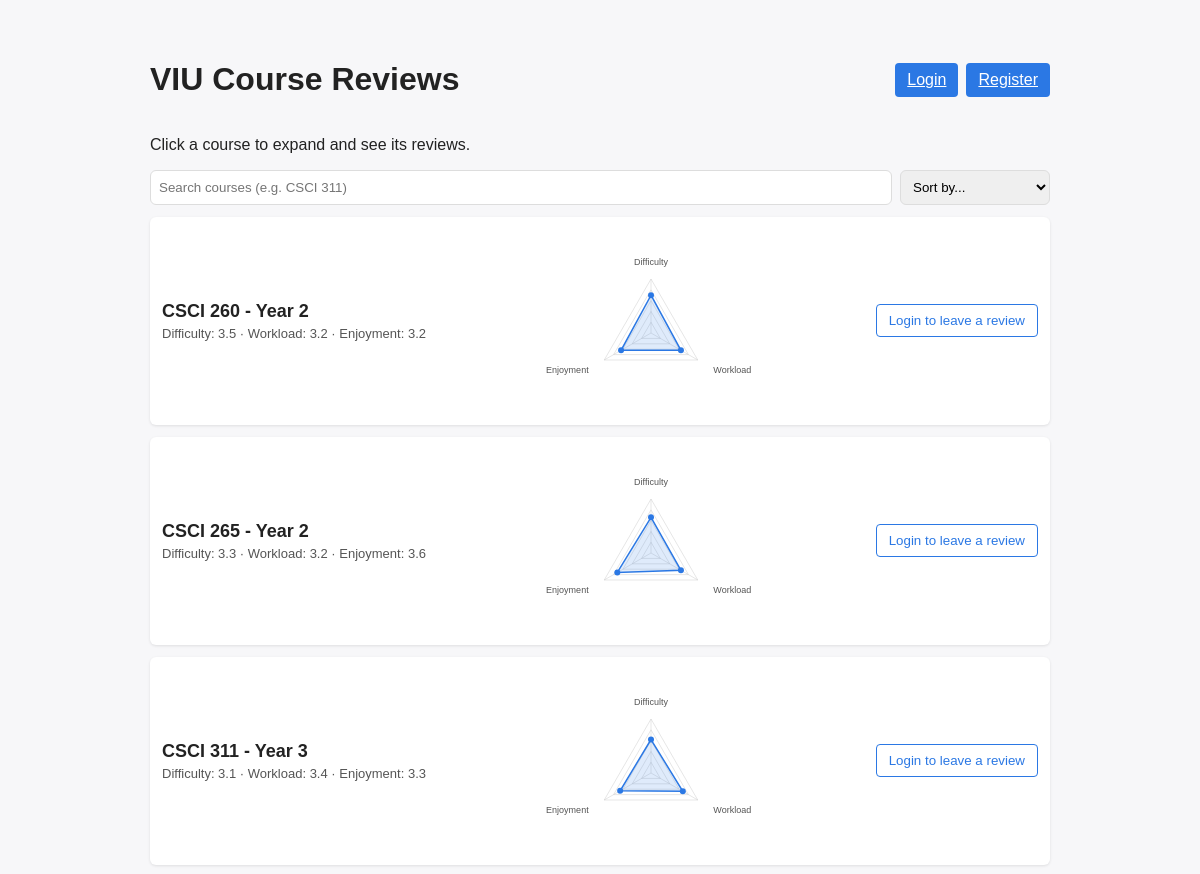
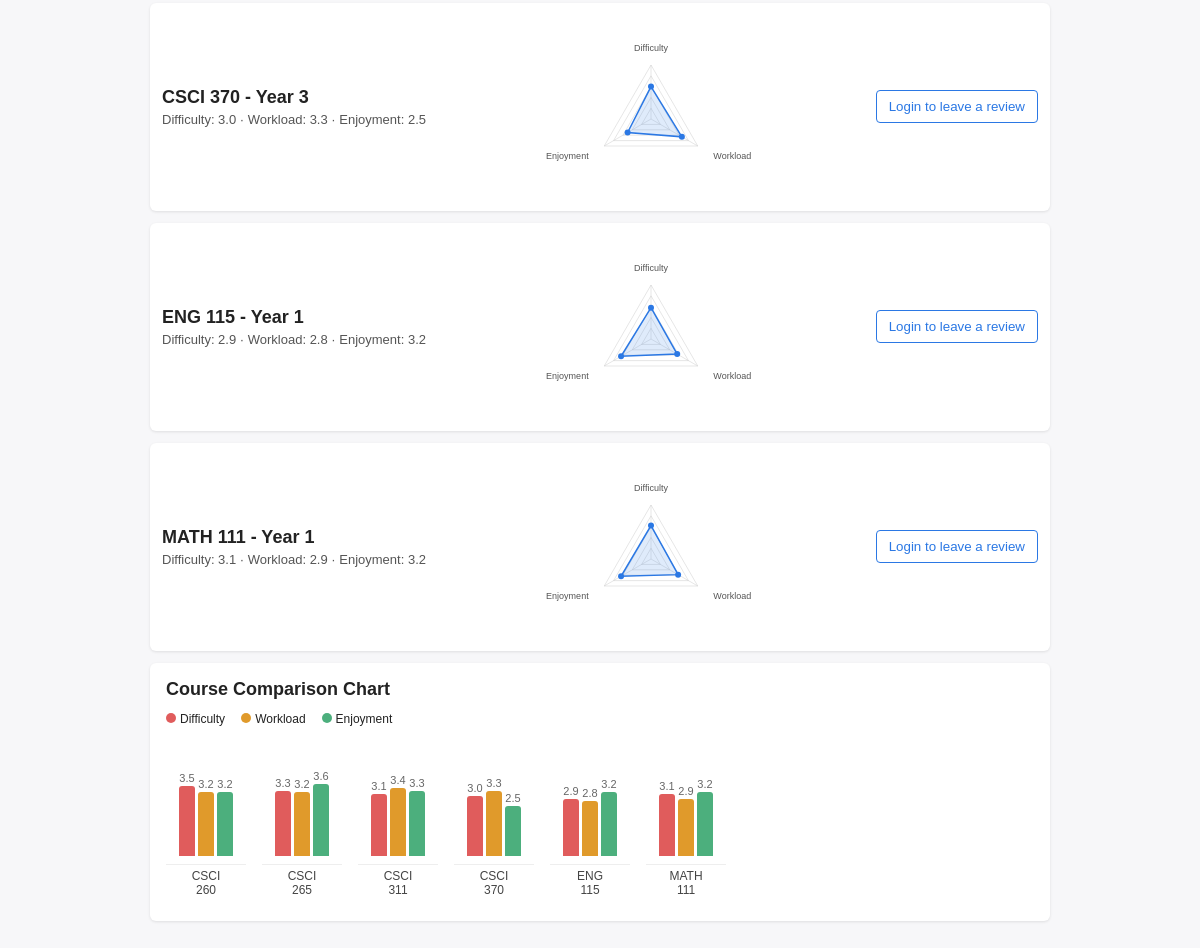
The page / on the database its author committed (2 pictures, top to bottom).
### app.py (models this page shows)
class CourseModel(db.Model):
    id = db.Column(db.Integer, primary_key=True)  # course number e.g. 311
    program = db.Column(db.String(32), nullable=False)  # e.g. CSCI
    courseYear = db.Column(db.Integer, nullable=False)
    reviews = db.relationship('ReviewModel', backref='course', cascade='all, delete-orphan', lazy=True)
    def average_ratings(self):
        if not self.reviews:
            return {'difficulty': None, 'workLoad': None, 'enjoyment': None}
        count = len(self.reviews)
        avg_d = sum(r.difficulty for r in self.reviews) / count
        avg_w = sum(r.workLoad for r in self.reviews) / count
        avg_e = sum(r.enjoyment for r in self.reviews) / count
        return {
            'difficulty': round(avg_d, 1),
            'workLoad': round(avg_w, 1),
            'enjoyment': round(avg_e, 1)
        }

### app.py (the view)
@app.route('/')
def home():
    courses = get_courses()
    return render_template('home.html', courses=courses)

### app.py (called while the page is built)
def get_courses():
    courses = {}
    for c in CourseModel.query.order_by(CourseModel.program, CourseModel.id).all():
        courses[c.id] = c
    return courses

### templates/home.html (shortened to what this page needs)
<!DOCTYPE html>
<html>
<head>
</head>
<body>
    <div class="container">
        <div class="header">
            <h1>VIU Course Reviews</h1>
            <div style="display: flex; gap: 8px; align-items: center;">
                {% if current_user.is_authenticated %}
                {% for role in current_user.roles %}
                {% if role.name == 'Admin' %}
                <form action="{{ url_for('genReviews') }}" method="POST">
                    <button class="btn" type="submit">Generate Reviews</button>
                </form>
                <form action="{{ url_for('delReviews') }}" method="POST">
                    <button class="btn" type="submit">Delete Reviews</button>
                </form>
                {% endif %}
                {% endfor %}
                <span style="color: #666; font-size: 14px;">Logged in as: {{ current_user.username }}</span>
                <button class="btn" onclick="location.href='/createReview'">Leave a Review</button>
                <a class="btn" href="/logout">Logout</a>
                {% else %}
                <a class="btn" href="/login">Login</a>
                <a class="btn" href="/register">Register</a>
                {% endif %}
            </div>
        </div>
        <p>Click a course to expand and see its reviews.</p>
        <div style="margin: 12px 0; display: flex; gap: 8px;">
            <input id="course-search" placeholder="Search courses (e.g. CSCI 311)"
                   style="flex: 1; padding: 8px; border-radius: 6px; border: 1px solid #ddd;" />
            <select id="course-sort" style="padding: 8px; border-radius: 6px; border: 1px solid #ddd;">
                <option value="">Sort by...</option>
            </select>
        </div>
        <div id="course-list">
            {% for num, c in courses.items() %}
            {% set avg = c.average_ratings() %}
            <div class="card"
                 data-search="{{ c.program }} {{ c.id }}"
                 data-difficulty="{{ avg.difficulty if avg.difficulty is not none else '' }}"
                 data-workload="{{ avg.workLoad if avg.workLoad is not none else '' }}"
                 data-enjoyment="{{ avg.enjoyment if avg.enjoyment is not none else '' }}">
                <details>
                    <summary>
                        <div class="course-row">
                            <div>
                                <div class="course-title">{{ c.program }} {{ c.id }} - Year {{ c.courseYear }}</div>
                                <div style="font-size: 13px; color: #555; margin-top: 4px;">
                                    {% if avg.difficulty is not none %}
                                    Difficulty: {{ avg.difficulty }} · Workload: {{ avg.workLoad }} · Enjoyment: {{ avg.enjoyment }}
                                    {% else %}
                                    No ratings yet
                                    {% endif %}
                                </div>
                            </div>
                            <div class="triangle-chart"
                                 data-difficulty="{{ avg.difficulty if avg.difficulty is not none else 0 }}"
                                 data-workload="{{ avg.workLoad if avg.workLoad is not none else 0 }}"
                                 data-enjoyment="{{ avg.enjoyment if avg.enjoyment is not none else 0 }}">
                            </div>
                            {% if current_user.is_authenticated %}
                            <button class="btn outline" onclick="location.href='/createReview?course={{ c.id }}'; event.stopPropagation();">
                                Add Review
                            </button>
                            {% else %}
                            <button class="btn outline" onclick="location.href='/login'; event.stopPropagation();">
                                Login to leave a review
                            </button>
                            {% endif %}
                        </div>
                    </summary>
                </details>
            </div>
            {% endfor %}
        </div>
        <div class="chart-card">
            <details open>
                <summary style="list-style: none; font-size: 18px; font-weight: 600;">
                    Course Comparison Chart
                </summary>
                <div style="margin-top: 12px;">
                    <div class="chart-legend">
                        <span><span class="legend-dot" style="background:#e05c5c;"></span>Difficulty</span>
                        <span><span class="legend-dot" style="background:#e09a2b;"></span>Workload</span>
                        <span><span class="legend-dot" style="background:#4caf7d;"></span>Enjoyment</span>
                    </div>
                    {% set has_any = namespace(value=false) %}
                    {% for num, c in courses.items() %}
                    {% set avg = c.average_ratings() %}
                    {% if avg.difficulty is not none %}{% set has_any.value = true %}{% endif %}
                    {% endfor %}
                    {% if has_any.value %}
                    <div class="chart-body">
                        {% for num, c in courses.items() %}
                        {% set avg = c.average_ratings() %}
                        {% if avg.difficulty is not none %}
                        <div class="chart-course">
                            <div class="chart-bars-group">
                                <div class="bar-col">
                                    <span class="bar-val">{{ avg.difficulty }}</span>
                                    <div class="bar-fill bar-difficulty" data-h="{{ (avg.difficulty / 5 * 100)|int }}"></div>
                                </div>
                                <div class="bar-col">
                                    <span class="bar-val">{{ avg.workLoad }}</span>
                                    <div class="bar-fill bar-workload" data-h="{{ (avg.workLoad / 5 * 100)|int }}"></div>
                                </div>
                                <div class="bar-col">
                                    <span class="bar-val">{{ avg.enjoyment }}</span>
                                    <div class="bar-fill bar-enjoyment" data-h="{{ (avg.enjoyment / 5 * 100)|int }}"></div>
                                </div>
                            </div>
                            <div class="chart-course-label">{{ c.program }}<br>{{ c.id }}</div>
                        </div>
                        {% endif %}
                        {% endfor %}
                    </div>
                    {% else %}
                    <p style="color: #999; font-size: 14px;">No ratings yet</p>
                    {% endif %}
                </div>
            </details>
        </div>
    </div>
</body>
</html>

### templates/home.html (style rules this page uses)
body { font-family: Arial, sans-serif; background: #f7f7f9; color: #222; }
.container { max-width: 900px; margin: 24px auto; padding: 16px; }
.header { display: flex; justify-content: space-between; align-items: center; }
.card { background: white; border-radius: 6px; box-shadow: 0 1px 3px rgba(0,0,0,0.1); margin: 12px 0; padding: 12px; }
.course-row { display: flex; justify-content: space-between; align-items: center; }
.course-title { font-size: 18px; font-weight: 600; }
.btn { background: #2b78e4; color: white; border: none; padding: 8px 12px; border-radius: 4px; cursor: pointer; }
.btn.outline { background: white; color: #2b78e4; border: 1px solid #2b78e4; }
details summary { cursor: pointer; list-style: none; }
.chart-card { background: white; border-radius: 6px; box-shadow: 0 1px 3px rgba(0,0,0,0.1); padding: 16px; margin: 12px 0; }
.chart-legend { display: flex; gap: 16px; font-size: 12px; margin-bottom: 10px; }
.legend-dot { width: 10px; height: 10px; border-radius: 50%; display: inline-block; margin-right: 4px; }
.chart-body { display: flex; align-items: flex-end; gap: 16px; overflow-x: auto; padding-bottom: 8px; }
.chart-course { display: flex; flex-direction: column; align-items: center; gap: 4px; min-width: 80px; }
.chart-bars-group { display: flex; align-items: flex-end; gap: 3px; height: 120px; }
.bar-col { display: flex; flex-direction: column; justify-content: flex-end; align-items: center; gap: 2px; }
.bar-fill { width: 16px; border-radius: 3px 3px 0 0; }
.bar-difficulty { background: #e05c5c; }
.bar-workload { background: #e09a2b; }
.bar-enjoyment { background: #4caf7d; }
.bar-val { font-size: 11px; color: #666; }
.chart-course-label { font-size: 12px; text-align: center; color: #444; margin-top: 4px; border-top: 1px solid #eee; padding-top: 4px; width: 100%; }

### rows shown on the page
CourseModel: program "CSCI", id "260", courseYear "2", difficulty "3.5", workLoad "3.2", enjoyment "3.2"
CourseModel: program "CSCI", id "265", courseYear "2", difficulty "3.3", workLoad "3.2", enjoyment "3.6"
CourseModel: program "CSCI", id "311", courseYear "3", difficulty "3.1", workLoad "3.4", enjoyment "3.3"
CourseModel: program "CSCI", id "370", courseYear "3", difficulty "3.0", workLoad "3.3", enjoyment "2.5"
CourseModel: program "ENG", id "115", courseYear "1", difficulty "2.9", workLoad "2.8", enjoyment "3.2"
CourseModel: program "MATH", id "111", courseYear "1", difficulty "3.1", workLoad "2.9", enjoyment "3.2"
